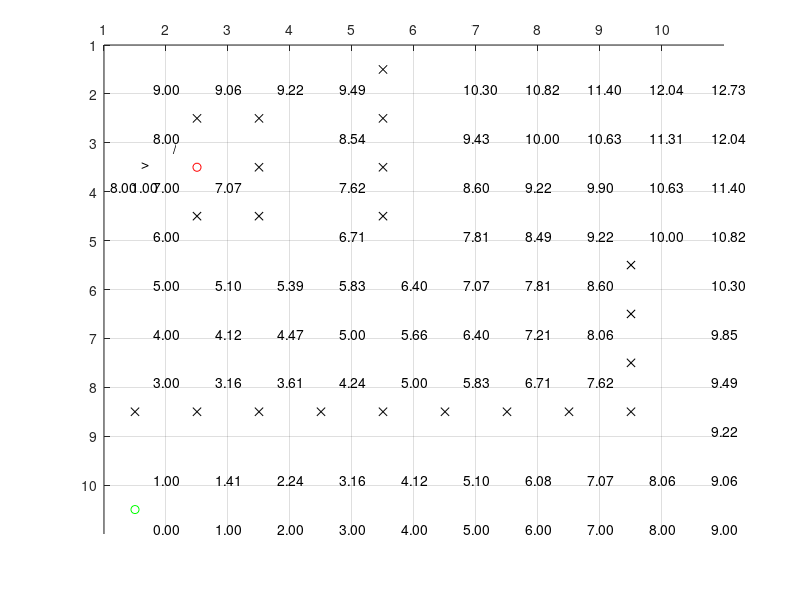

Write MATLAB code to recreate this figure. (Note: this script raises an error after producing the figure.)
function run_astar
dbstop if error;
global VISIT_ALL_NODES; VISIT_ALL_NODES = 0;
map = map_create();
astar_execute(map);

function [start,goal,obstacle,clearpath]=map_constants()
start = 7;
goal = 8;
clearpath = 1;
obstacle = 0;

%--------------------------------------------------------------------------
% map
%--------------------------------------------------------------------------
function map = map_create()
[S,G,O,C] = map_constants;

small_map = ...
      [ C, C, C, C;
        C, O, O, C;
        C, S, O, C;
        C, O, O, G;
        ];
    
% indexing is row,col, only col, row when plotting

large_map = ...
      [ C, C, C, C, O, C, C, C, C, C;
        C, O, O, C, O, C, C, C, C, C;
        C, S, O, C, O, C, C, C, C, C;
        C, O, O, C, O, C, C, C, C, C;
        C, C, C, C, C, C, C, C, O, C;
        C, C, C, C, C, C, C, C, O, C;
        C, C, C, C, C, C, C, C, O, C;
        O, O, O, O, O, O, O, O, O, C;
        C, C, C, C, C, C, C, C, C, C;
        G, C, C, C, C, C, C, C, C, C;
        ];
    
no_path_large_map = ...
      [ C, C, C, C, O, C, C, C, C, C;
        C, O, O, C, O, C, C, C, C, C;
        C, S, O, C, O, C, C, C, C, C;
        C, O, O, C, O, C, C, C, C, C;
        C, C, C, C, C, C, C, C, O, C;
        C, C, C, C, C, C, C, C, O, C;
        C, C, C, C, C, C, C, C, O, C;
        O, O, O, O, O, O, O, O, O, O;
        C, C, C, C, C, C, C, C, C, C;
        G, C, C, C, C, C, C, C, C, C;
        ];

map = large_map;

function [r,c] = map_get_goal_pos(map)
[S,G,O,C] = map_constants;
[r,c] = find(map == G);

function [r,c] = map_get_start_pos(map)
[S,G,O,C] = map_constants;
[r,c] = find(map == S);

%--------------------------------------------------------------------------
% util
%--------------------------------------------------------------------------
function index = rc2indx(ROW,COL,r,c)
index = (r-1)*COL+c;

function [r,c] = indx2rc(ROW,COL,i)
r = ceil(i/COL);
c = mod(i,COL);
if( c == 0 )
  c = COL;
end


%--------------------------------------------------------------------------
% astar
%--------------------------------------------------------------------------
function astar_execute(map)
global VISIT_ALL_NODES;

[S,G,O,C] = map_constants;
[ROW,COL] = size(map);
[start_r,start_c] = map_get_start_pos(map);
[goal_r,goal_c] = map_get_goal_pos(map);

% draw a map base
axis([1 COL+1 1 ROW+1]);
grid on;
hold on;
set(gca,'XTick',[1:1:COL]);
set(gca,'YTick',[1:1:ROW]);
set(gca,'xaxislocation','top','ydir','reverse');
%set(gca,'xdir','right');

% plot start, goal, obstacles
plot(start_c+0.5,start_r+0.5,'ro');
plot(goal_c+0.5,goal_r+0.5,'go');
for ri = 1:ROW
    for ci = 1:COL
        if(map(ri,ci)==O) % if it is a obstacle draw it
            plot(ci+0.5,ri+0.5,'kx');
        end
    end
end

% compute h values for all nodes, create nodes for the first time
nodes = astar_compute_h(map);

nodes = draw_fgh_value(map,nodes);


% initialize close list with start position
% empty open list
ci=1;  % current slot in close_list
close_list(ci) = rc2indx(ROW,COL,start_r,start_c);  % <---- this is current position
current_hldr = plot(start_c+0.1,start_r+0.1,'r*');
oi=1;  % current open slot in open_list
open_list=[];

% for loop start here
keep_running = true;
while keep_running


% find surrounding nodes (max 4), and put them in open list
[current_r,current_c] = indx2rc(ROW,COL,close_list(ci));
%      r-1
% c-1       c+1
%      r+1
tmp_r = current_r - 1;
if( tmp_r >= 1 && tmp_r <= ROW && map(tmp_r,current_c) ~= O && ...
        map(tmp_r,current_c) ~= S && ...
        size(find(close_list == rc2indx(ROW,COL,tmp_r,current_c)),2) == 0 )
    % update neighboring nodes' g value if it is smaller
    indx = rc2indx(ROW,COL,tmp_r,current_c);
    nodes(indx) = update_neighbor(nodes(indx),nodes(close_list(ci)));
    % add it to open_list if it is not already
    open_list = list_unique_add(open_list,indx);
end
tmp_c = current_c - 1;
if( tmp_c >= 1 && tmp_c <= COL && map(current_r,tmp_c) ~= O && ...
        map(current_r,tmp_c) ~= S && ...
        size(find(close_list == rc2indx(ROW,COL,current_r,tmp_c)),2) == 0 )
    % update neighboring nodes' g value if it is smaller
    indx = rc2indx(ROW,COL,current_r,tmp_c);
    nodes(indx) = update_neighbor(nodes(indx),nodes(close_list(ci)));
    % add it to open_list if it is not already
    open_list = list_unique_add(open_list,indx);
end
tmp_c = current_c + 1;
if( tmp_c >= 1 && tmp_c <= COL && map(current_r,tmp_c) ~= O && ...
        map(current_r,tmp_c) ~= S && ...
        size(find(close_list == rc2indx(ROW,COL,current_r,tmp_c)),2) == 0 )
    % update neighboring nodes' g value if it is smaller
    indx = rc2indx(ROW,COL,current_r,tmp_c);
    nodes(indx) = update_neighbor(nodes(indx),nodes(close_list(ci)));
    % add it to open_list if it is not already
    open_list = list_unique_add(open_list,indx);
end
tmp_r = current_r + 1;
if( tmp_r >=1 && tmp_r <= ROW && map(tmp_r,current_c) ~= O && ...
        map(tmp_r,current_c) ~= S && ...
        size(find(close_list == rc2indx(ROW,COL,tmp_r,current_c)),2) == 0 )
    % update neighboring nodes' g value if it is smaller
    indx = rc2indx(ROW,COL,tmp_r,current_c);
    nodes(indx) = update_neighbor(nodes(indx),nodes(close_list(ci)));
    % add it to open_list if it is not already
    open_list = list_unique_add(open_list,indx);
end
draw_fgh_value(map,nodes);

% find smallest f value
minv = 999999;
for i = 1:size(open_list,2)
  open_list(i);
  nodes(open_list(i));
    if( nodes(open_list(i)).f < minv )
        minv = nodes(open_list(i)).f;
        sm_i = i;
    end
end

% pop open list, push close list
delete(current_hldr);
text(nodes(close_list(ci)).c+0.1,nodes(close_list(ci)).r+0.1,'/');
ci = ci + 1;
close_list(ci) = open_list(sm_i);
current_hldr = plot(nodes(close_list(ci)).c+0.1,nodes(close_list(ci)).r+0.1,'r*');
open_list(sm_i) = [];


%-------------------------------------------------------
% STOP condition
% when goal is reached or
% visits all nodes
%-------------------------------------------------------
if( VISIT_ALL_NODES )
    if( ci > ROW*COL - 1 - size(find(map == O),1) )
        keep_running = false;
    end
else
    if ( map(nodes(close_list(ci)).r,nodes(close_list(ci)).c) == G )
        keep_running = false;
    end
end

pause(0.1);

end % while keep_running

% traverse back
ti = rc2indx(ROW,COL,goal_r,goal_c);
if( nodes(ti).parent_r == 0 || nodes(ti).parent_c == 0 )
    display('no path');
    return;
end
while (nodes(ti).r ~= start_r || nodes(ti).c ~= start_c)
    if( nodes(ti).c > nodes(ti).parent_c )
        xx = [nodes(ti).parent_c+0.5 nodes(ti).c+0.5];
    else
        xx = [nodes(ti).c+0.5 nodes(ti).parent_c+0.5];
    end
    if( nodes(ti).r > nodes(ti).parent_r )
        yy = [nodes(ti).parent_r+0.5 nodes(ti).r+0.5];
    else
        yy = [nodes(ti).r+0.5 nodes(ti).parent_r+0.5];
    end
    plot(xx,yy);
    ti = rc2indx(ROW,COL,nodes(ti).parent_r,nodes(ti).parent_c);
    pause(0.5);
end



function neighbor_node = update_neighbor(neighbor_node,current_node)
global INIT_G_VALUE
global G_COST
G_COST = 1;
% if it is first time computing g (-1 value) then update it
if ( neighbor_node.g == INIT_G_VALUE && current_node.g == INIT_G_VALUE )
    neighbor_node.g = G_COST;
    neighbor_node.parent_r = current_node.r;
    neighbor_node.parent_c = current_node.c;
    neighbor_node.f = neighbor_node.g + neighbor_node.h;
elseif ( neighbor_node.g ~= INIT_G_VALUE && current_node.g ~= INIT_G_VALUE )
    if ( current_node.g + G_COST < neighbor_node.g )
        neighbor_node.g = current_node.g + G_COST;
        neighbor_node.parent_r = current_node.r;
        neighbor_node.parent_c = current_node.c;
        neighbor_node.f = neighbor_node.g + neighbor_node.h;
    end
elseif ( neighbor_node.g == INIT_G_VALUE )
    neighbor_node.g = current_node.g + G_COST;
    neighbor_node.parent_r = current_node.r;
    neighbor_node.parent_c = current_node.c;
    neighbor_node.f = neighbor_node.g + neighbor_node.h;
% or updated g is less also update it
elseif ( current_node.g == INIT_G_VALUE )
    display('bug');
end

function list = list_unique_add(list,value)
if( size(find(list == value),2) == 0 )
    i = size(list,2)+1;
    list(i) = value;
end

function nodes = draw_fgh_value(map,nodes)
[S,G,O,C] = map_constants;
[ROW,COL] = size(map);
global INIT_G_VALUE;
global INIT_F_VALUE;
% draw h values
for ni = 1:size(nodes,2)
    % if it is not an obstacle draw debug info
    if( map(nodes(ni).r,nodes(ni).c) ~= O )
        %------------------------
        % draw f = g + h
        s = sprintf('%0.2f',nodes(ni).h);
        if( nodes(ni).h_hldr == 0 )
            nodes(ni).h_hldr = text(nodes(ni).c+0.8,nodes(ni).r+0.9,s);
        else
            set(nodes(ni).h_hldr,'String',s);
        end
        if( nodes(ni).g ~= INIT_G_VALUE )
            s = sprintf('%0.2f',nodes(ni).g);
            if( nodes(ni).g_hldr == 0 )
                nodes(ni).g_hldr = text(nodes(ni).c+0.45,nodes(ni).r+0.9,s);
            else
                set(nodes(ni).g_hldr,'String',s);
            end
        end
        if( nodes(ni).f ~= INIT_F_VALUE )
            s = sprintf('%0.2f',nodes(ni).f);
            if( nodes(ni).f_hldr == 0 )
                nodes(ni).f_hldr = text(nodes(ni).c+0.1,nodes(ni).r+0.9,s);
            else
                set(nodes(ni).f_hldr,'String',s);
            end
        end
        %----------------------------
        % draw arrow
        update_arrow = false;
        if( 0 < nodes(ni).r+1 && nodes(ni).r+1 == nodes(ni).parent_r && nodes(ni).r+1 < ROW )
            s = 'v'; update_arrow = true;
        elseif( 0 < nodes(ni).r-1 && nodes(ni).r-1 == nodes(ni).parent_r && nodes(ni).r-1 < ROW )
            s = '\^'; update_arrow = true;
        elseif( 0 < nodes(ni).c+1 && nodes(ni).c+1 == nodes(ni).parent_c && nodes(ni).c+1 < COL )
            s = '>'; update_arrow = true;
        elseif( 0 < nodes(ni).c-1 && nodes(ni).c-1 == nodes(ni).parent_c && nodes(ni).c-1 < COL )
            s = '<'; update_arrow = true;
        end
        if( update_arrow )
            if( nodes(ni).arrow_hldr == 0 )
                nodes(ni).arrow_hldr = text(nodes(ni).c+0.6,nodes(ni).r+0.45,s);
            else
                set(nodes(ni).arrow_hldr,'String',s);
            end
        end
    end
end
function nodes = astar_compute_h(map)
[S,G,O,C] = map_constants;
[ROW,COL] = size(map);

nodes(ROW*COL) = struct('r',[],'c',[],'h',[],'g',[],'f',[], ...
    'parent_r',[],'parent_c',[],'h_hldr',[],'g_hldr',[],'f_hldr',[],...
    'arrow_hldr',[]);

[goal_r,goal_c] = find(map==G);

global INIT_G_VALUE;
INIT_G_VALUE = 99999;
global INIT_F_VALUE;
INIT_F_VALUE = 99999;

n = 1;
for r = 1:ROW
  for c = 1:COL
          nodes(n).r = r;
          nodes(n).c = c;
          nodes(n).h = sqrt( abs(goal_r-r)^2 + abs(goal_c-c)^2 );
          nodes(n).g = INIT_G_VALUE;
          nodes(n).f = INIT_F_VALUE;
          nodes(n).parent_r = 0;
          nodes(n).parent_c = 0;
          nodes(n).h_hldr = 0;
          nodes(n).g_hldr = 0;
          nodes(n).f_hldr = 0;
          nodes(n).arrow_hldr = 0;
          n = n+1;
  end
end
